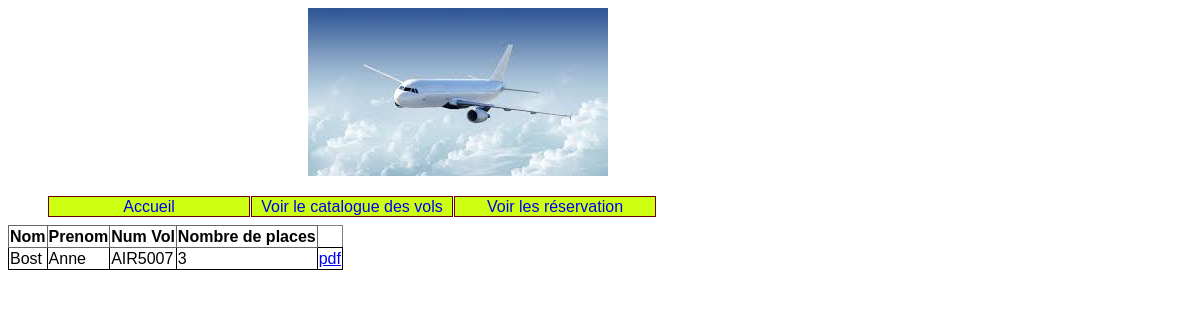
The page /index.php?action=voirResa on the database its author committed.
### tables this page shows
CREATE TABLE IF NOT EXISTS `reservation` (
  `numResa` int(11) NOT NULL AUTO_INCREMENT,
  `numVol` varchar(10) DEFAULT NULL,
  `nomClient` varchar(50) DEFAULT NULL,
  `prenomClient` varchar(50) DEFAULT NULL,
  `nbPlace` int(11) DEFAULT NULL,
  `adress` varchar(50) DEFAULT NULL,
  `email` varchar(50) DEFAULT NULL,
  PRIMARY KEY (`numResa`),
  KEY `fk_resa_vol` (`numVol`)
);

### vues/v_reservation.php (the view, shortened to what this page needs)
<!DOCTYPE html>
<html>
    <head>
    </head>
    <body>
        <?php
            foreach($reservations as $uneResa)
            {
                $nomClient=$uneResa['nomClient'];
                $prenomClient=$uneResa['prenomClient'];
                $numeroVol=$uneResa['numero'];
                $qdPlace=$uneResa['qdPlace'];
                echo"<table border>
                    <tr>
                        <th>Nom</th>
                        <th>Prenom</th>
                        <th>Num Vol</th>
                        <th>Nombre de places</th>
                    </tr>
                    <tr>
                        <td>$nomClient</td>
                        <td>$prenomClient</td>
                        <td>$numeroVol</td>
                        <td>$qdPlace</td>
                        <td><a href='fpdf/pdf.php'>pdf</a></td>
                    </tr>
                </table>";
            }
        ?>
    </body>
</html>

### css/cssGeneral.css (style rules this page uses)
html { font:normal 100%/1.2em "Trebuchet MS",Verdana,Helvetica,Arial,sans-serif; }
td { border: 1px solid black; }
table { border-collapse: collapse; }
#reservations td, th { border-width: 1px; border-style: solid; border-color: #666; }

### rows shown on the page
reservation: nomClient "Bost", prenomClient "Anne", numVol "AIR5007", nbPlace "3"
